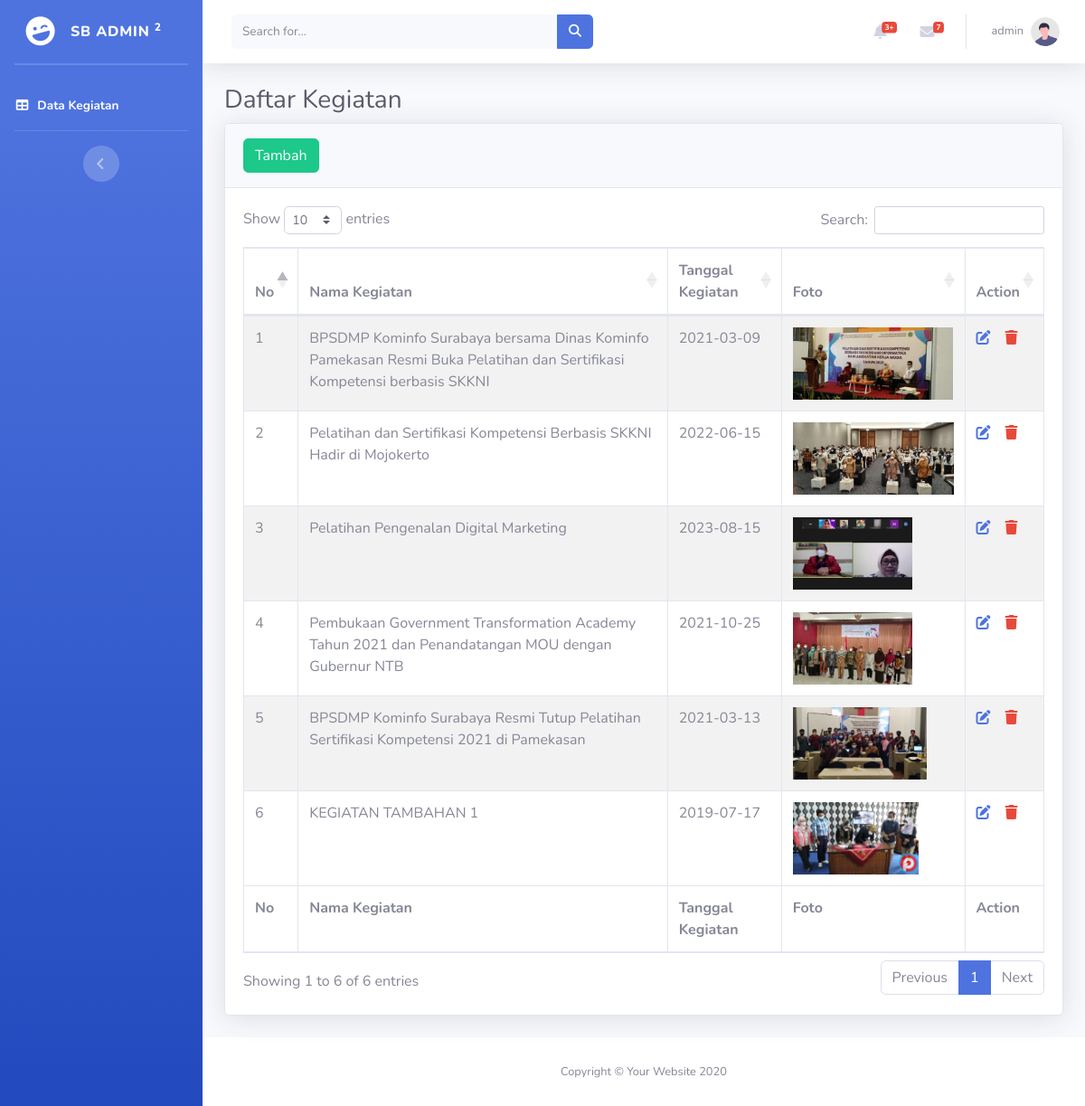
Screenshot of /admin/dashboard.php (signed in) with the database file from the repository.
### tables this page shows
CREATE TABLE `kegiatan` (
  `id_kegiatan` int(11) NOT NULL,
  `nama_kegiatan` varchar(255) NOT NULL,
  `desc_kegiatan` longtext NOT NULL,
  `tgl_kegiatan` date NOT NULL,
  `foto_kegiatan` varchar(255) NOT NULL
);

### admin/dashboard.php (the view, shortened to what this page needs)
<!DOCTYPE html>
<html lang="en">
  <head>
    <link
      href="../vendor/fontawesome-free/css/all.min.css"
      rel="stylesheet"
      type="text/css"
    />
    <link href="../css/sb-admin-2.min.css" rel="stylesheet" />
    <link
      href="../vendor/datatables/dataTables.bootstrap4.min.css"
      rel="stylesheet"
    />
  </head>
  <body id="page-top">
    <div id="wrapper">
      <ul
        class="navbar-nav bg-gradient-primary sidebar sidebar-dark accordion"
        id="accordionSidebar"
      >
        <a
          class="sidebar-brand d-flex align-items-center justify-content-center"
          href="index.html"
        >
          <div class="sidebar-brand-icon rotate-n-15">
            <i class="fas fa-laugh-wink"></i>
          </div>
          <div class="sidebar-brand-text mx-3">SB Admin <sup>2</sup></div>
        </a>
        <hr class="sidebar-divider my-0" />
        <hr class="sidebar-divider" />
        <li class="nav-item active">
          <a class="nav-link" href="#">
            <i class="fas fa-fw fa-table"></i>
            <span>Data Kegiatan</span></a
          >
        </li>
        <hr class="sidebar-divider d-none d-md-block" />
        <div class="text-center d-none d-md-inline">
          <button class="rounded-circle border-0" id="sidebarToggle"></button>
        </div>
      </ul>
      <div id="content-wrapper" class="d-flex flex-column">
        <div id="content">
          <nav
            class="navbar navbar-expand navbar-light bg-white topbar mb-4 static-top shadow"
          >
            <form
              class="d-none d-sm-inline-block form-inline mr-auto ml-md-3 my-2 my-md-0 mw-100 navbar-search"
            >
              <div class="input-group">
                <input
                  type="text"
                  class="form-control bg-light border-0 small"
                  placeholder="Search for..."
                  aria-label="Search"
                  aria-describedby="basic-addon2"
                />
                <div class="input-group-append">
                  <button class="btn btn-primary" type="button">
                    <i class="fas fa-search fa-sm"></i>
                  </button>
                </div>
              </div>
            </form>
            <ul class="navbar-nav ml-auto">
              <li class="nav-item dropdown no-arrow mx-1">
                <a
                  class="nav-link dropdown-toggle"
                  href="#"
                  id="alertsDropdown"
                  role="button"
                  data-toggle="dropdown"
                  aria-haspopup="true"
                  aria-expanded="false"
                >
                  <i class="fas fa-bell fa-fw"></i>
                  <span class="badge badge-danger badge-counter">3+</span>
                </a>
              </li>
              <li class="nav-item dropdown no-arrow mx-1">
                <a
                  class="nav-link dropdown-toggle"
                  href="#"
                  id="messagesDropdown"
                  role="button"
                  data-toggle="dropdown"
                  aria-haspopup="true"
                  aria-expanded="false"
                >
                  <i class="fas fa-envelope fa-fw"></i>
                  <span class="badge badge-danger badge-counter">7</span>
                </a>
              </li>
              <li class="nav-item dropdown no-arrow">
                <a
                  class="nav-link dropdown-toggle"
                  href="#"
                  id="userDropdown"
                  role="button"
                  data-toggle="dropdown"
                  aria-haspopup="true"
                  aria-expanded="false"
                >
                  <span class="mr-2 d-none d-lg-inline text-gray-600 small">
                    <?php
                                    echo "$_SESSION[username]";
                                    ?>
                  </span>
                  <img
                    class="img-profile rounded-circle"
                    src="../img/undraw_profile.svg"
                  />
                </a>
              </li>
            </ul>
          </nav>
          <div class="container-fluid">
            <h1 class="h3 mb-2 text-gray-800">Daftar Kegiatan</h1>
            <div class="card shadow mb-4">
              <div class="card-header py-3">
                <a
                  href="form-tambah.php"
                  style="text-decoration: none; color: #fff"
                  ><button class="btn btn-success">Tambah</button></a
                >
              </div>
              <div class="card-body">
                <div class="table-responsive">
                  <table
                    class="table table-striped table-bordered"
                    id="dataTable"
                    width="100%"
                    cellspacing="0"
                  >
                    <thead>
                      <tr>
                        <th>No</th>
                        <th>Nama Kegiatan</th>
                        <th>Tanggal Kegiatan</th>
                        <th>Foto</th>
                        <th>Action</th>
                      </tr>
                    </thead>
                    <tfoot>
                      <tr>
                        <th>No</th>
                        <th>Nama Kegiatan</th>
                        <th>Tanggal Kegiatan</th>
                        <th>Foto</th>
                        <th>Action</th>
                      </tr>
                    </tfoot>
                    <tbody>
                      <?php
                        include '../koneksi.php';
                        $kegiatan = mysqli_query($host, "SELECT * from kegiatan");
                        $no=1;
                        foreach ($kegiatan as $row) {
                            echo "<tr>
                            <td>$no</td>
                            <td>".$row["nama_kegiatan"]."</td>
                            <td>".$row["tgl_kegiatan"]."</td>
                            <td><img src='../$row[foto_kegiatan]' height='80'></td>
                            <td><a href='form-edit.php?id_kegiatan=$row[id_kegiatan]'><i class='fas fa-edit'></a></i><a href='delete.php?id_kegiatan=$row[id_kegiatan]' onClick=\"return confirm('Apakah anda yakin ingin menghapus?')\"><i class='fas fa-trash text-danger ml-3'></a></i></td>
                            </tr>";
                            $no++;
                            }
                            ?>
                    </tbody>
                  </table>
                </div>
              </div>
            </div>
          </div>
        </div>
        <footer class="sticky-footer bg-white">
          <div class="container my-auto">
            <div class="copyright text-center my-auto">
              <span>Copyright &copy; Your Website 2020</span>
            </div>
          </div>
        </footer>
      </div>
    </div>
  </body>
</html>

### rows the page displays
kegiatan: nama_kegiatan "BPSDMP Kominfo Surabaya bersama Dinas Kominfo Pamekasan Resmi Buka Pelatihan dan Sertifikasi Kompetensi berbasis SKKNI", tgl_kegiatan "2021-03-09", foto_kegiatan (picture)
kegiatan: nama_kegiatan "Pelatihan dan Sertifikasi Kompetensi Berbasis SKKNI Hadir di Mojokerto", tgl_kegiatan "2022-06-15", foto_kegiatan (picture)
kegiatan: nama_kegiatan "Pelatihan Pengenalan Digital Marketing", tgl_kegiatan "2023-08-15", foto_kegiatan (picture)
kegiatan: nama_kegiatan "Pembukaan Government Transformation Academy Tahun 2021 dan Penandatangan MOU dengan Gubernur NTB", tgl_kegiatan "2021-10-25", foto_kegiatan (picture)
kegiatan: nama_kegiatan "BPSDMP Kominfo Surabaya Resmi Tutup Pelatihan Sertifikasi Kompetensi 2021 di Pamekasan", tgl_kegiatan "2021-03-13", foto_kegiatan (picture)
kegiatan: nama_kegiatan "KEGIATAN TAMBAHAN 1", tgl_kegiatan "2019-07-17", foto_kegiatan (picture)

### other values shown
$_SESSION[username] "admin"
